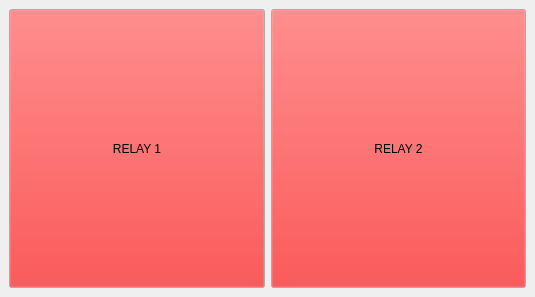
<?xml version="1.0" encoding="UTF-8"?>
<ui version="4.0">
 <class>MainWindow</class>
 <widget class="QMainWindow" name="MainWindow">
  <property name="geometry">
   <rect>
    <x>0</x>
    <y>0</y>
    <width>535</width>
    <height>297</height>
   </rect>
  </property>
  <property name="windowTitle">
   <string>MainWindow</string>
  </property>
  <widget class="QWidget" name="centralwidget">
   <layout class="QHBoxLayout" name="horizontalLayout">
    <item>
     <widget class="QPushButton" name="relay1_button">
      <property name="sizePolicy">
       <sizepolicy hsizetype="Expanding" vsizetype="Expanding">
        <horstretch>0</horstretch>
        <verstretch>0</verstretch>
       </sizepolicy>
      </property>
      <property name="palette">
       <palette>
        <active>
         <colorrole role="Button">
          <brush brushstyle="SolidPattern">
           <color alpha="255">
            <red>255</red>
            <green>0</green>
            <blue>0</blue>
           </color>
          </brush>
         </colorrole>
        </active>
        <inactive>
         <colorrole role="Button">
          <brush brushstyle="SolidPattern">
           <color alpha="255">
            <red>255</red>
            <green>0</green>
            <blue>0</blue>
           </color>
          </brush>
         </colorrole>
        </inactive>
        <disabled>
         <colorrole role="Button">
          <brush brushstyle="SolidPattern">
           <color alpha="255">
            <red>255</red>
            <green>0</green>
            <blue>0</blue>
           </color>
          </brush>
         </colorrole>
        </disabled>
       </palette>
      </property>
      <property name="text">
       <string>RELAY 1</string>
      </property>
     </widget>
    </item>
    <item>
     <widget class="QPushButton" name="relay2_button">
      <property name="sizePolicy">
       <sizepolicy hsizetype="Expanding" vsizetype="Expanding">
        <horstretch>0</horstretch>
        <verstretch>0</verstretch>
       </sizepolicy>
      </property>
      <property name="palette">
       <palette>
        <active>
         <colorrole role="Button">
          <brush brushstyle="SolidPattern">
           <color alpha="255">
            <red>255</red>
            <green>0</green>
            <blue>0</blue>
           </color>
          </brush>
         </colorrole>
        </active>
        <inactive>
         <colorrole role="Button">
          <brush brushstyle="SolidPattern">
           <color alpha="255">
            <red>255</red>
            <green>0</green>
            <blue>0</blue>
           </color>
          </brush>
         </colorrole>
        </inactive>
        <disabled>
         <colorrole role="Button">
          <brush brushstyle="SolidPattern">
           <color alpha="255">
            <red>255</red>
            <green>0</green>
            <blue>0</blue>
           </color>
          </brush>
         </colorrole>
        </disabled>
       </palette>
      </property>
      <property name="text">
       <string>RELAY 2</string>
      </property>
     </widget>
    </item>
   </layout>
  </widget>
 </widget>
 <resources/>
 <connections/>
</ui>
